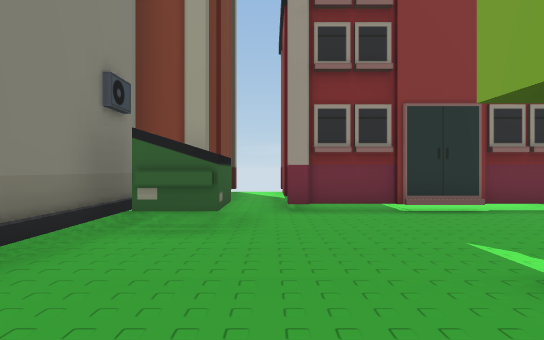
view 1 (above)

24 first-person views from a walk through a 3-D level made in the Unity game engine. The camera is 1.5 m above the floor, looks level and sees 75° across. The floor is counted in squares, 2 m on a side. Each view is taken from the middle of a square. On the plan, view 1 faces up. The plan holds only what a view shows up to about 11 squares ahead; the rest is blank. The place goes on beyond the plan. The player is left out.

view 2
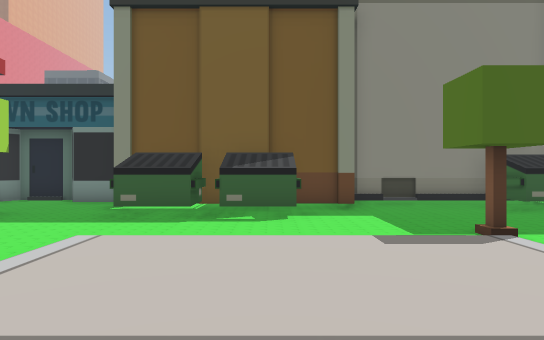

view 3
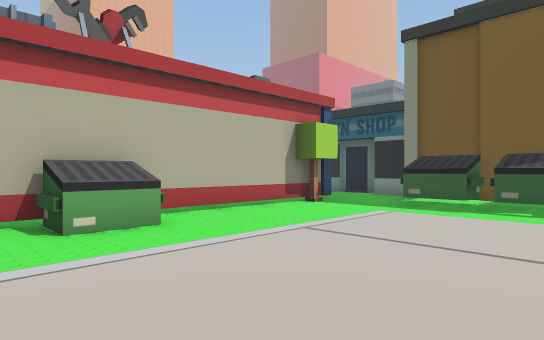

view 4
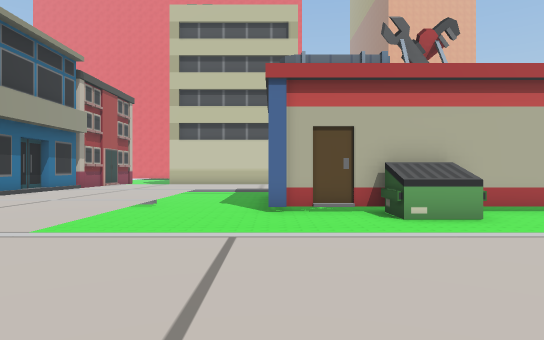

view 5
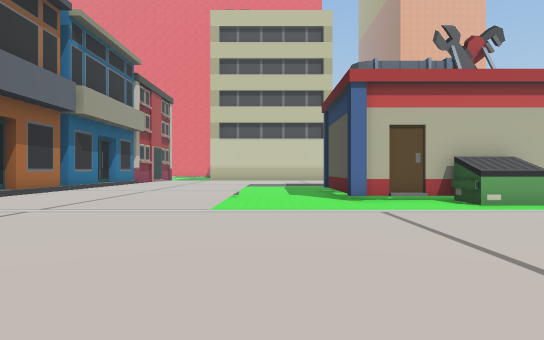

view 6
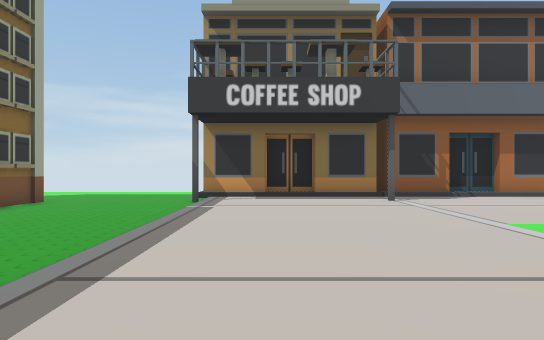

view 7
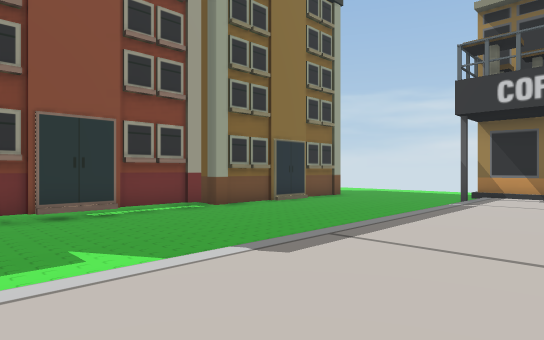

view 8
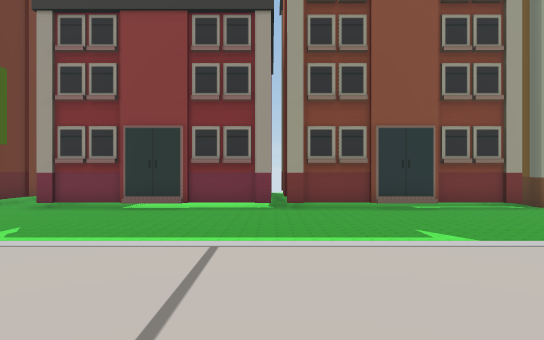

view 9
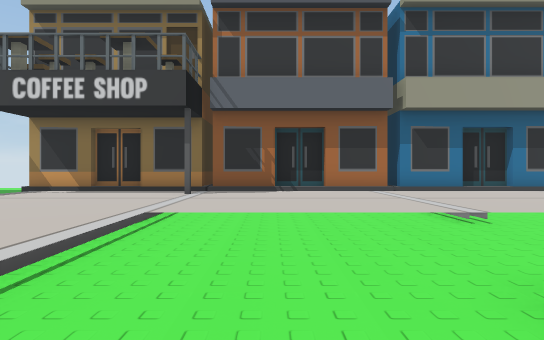

view 10
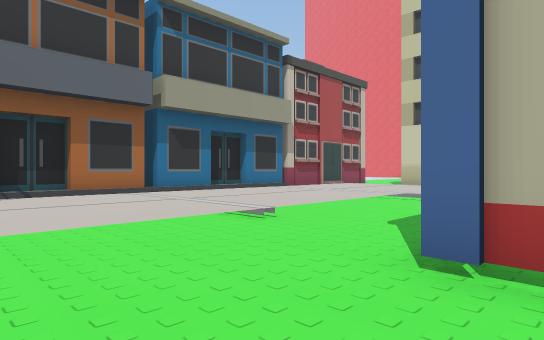

view 11
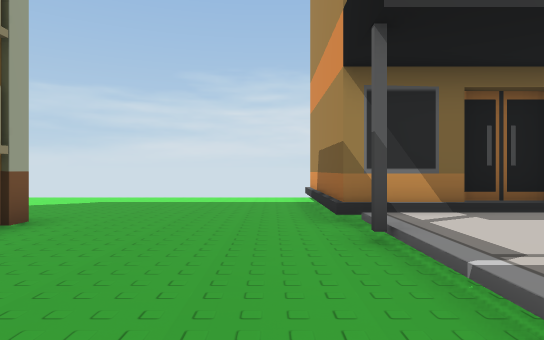

view 12
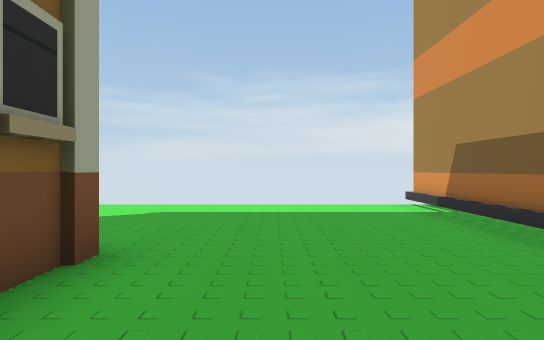

view 13
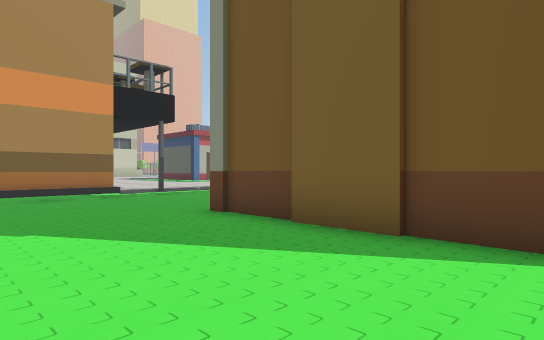

view 14
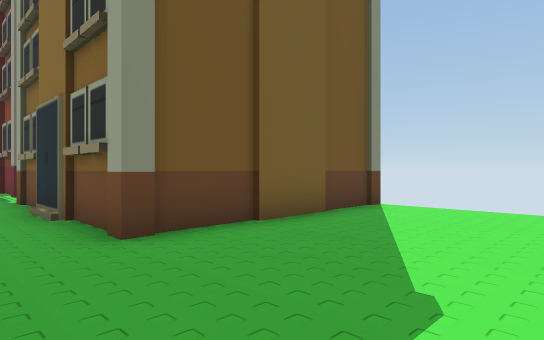

view 15
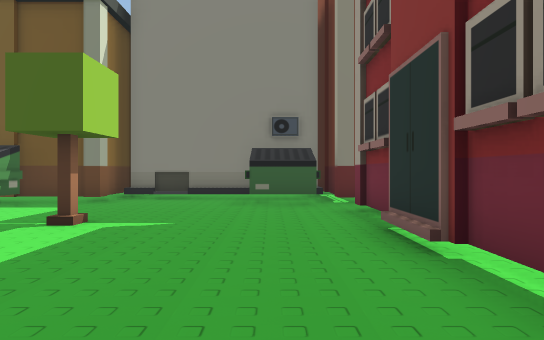

view 16
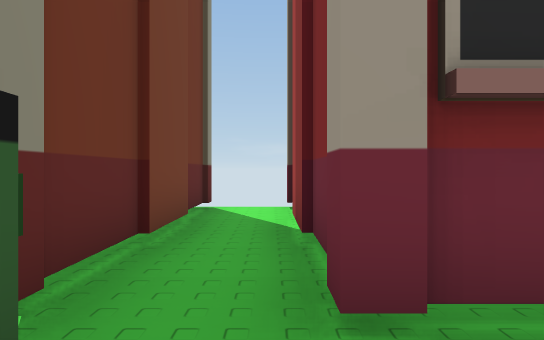

view 17
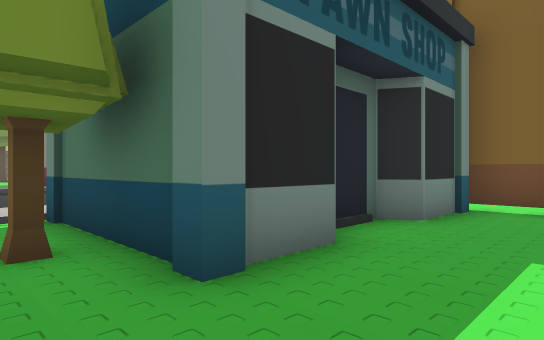

view 18
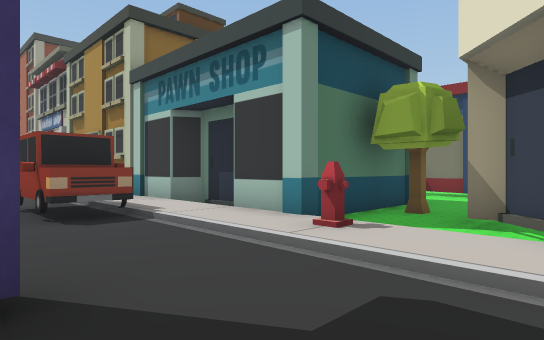

view 19
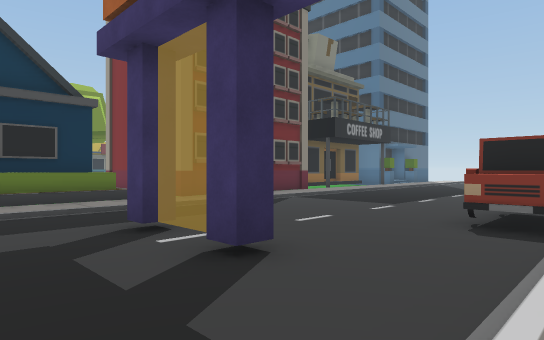

view 20
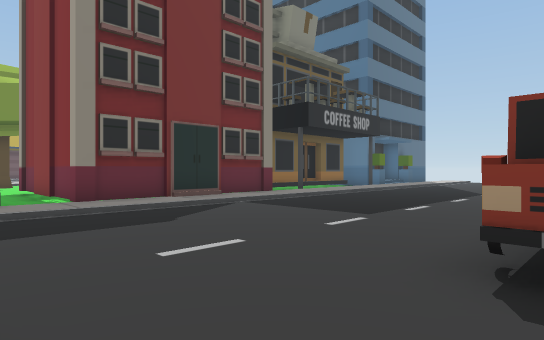

view 21
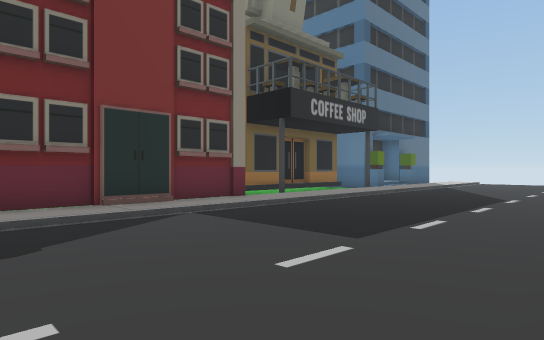

view 22
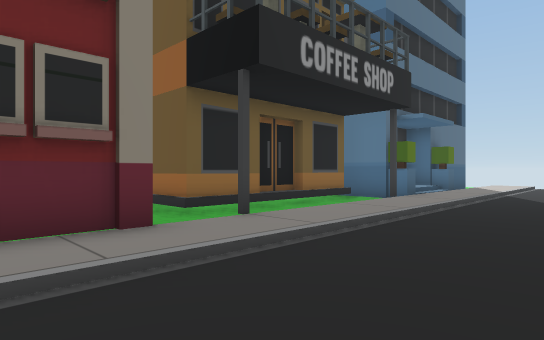

view 23
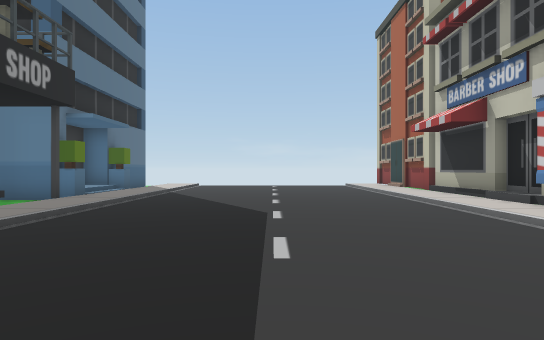

view 24
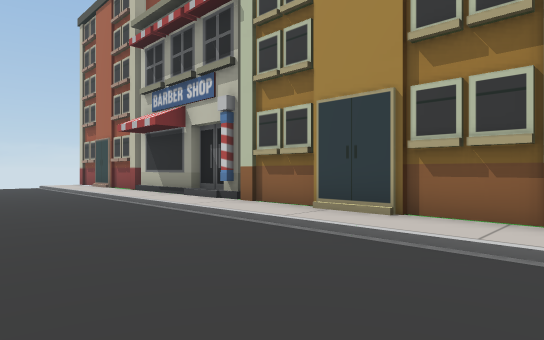

### Floor plan
Key: @ floor where view 1 was taken; # wall or solid block; x gap in a wall; . main floor; : floor 0.25 m higher than the main floor; / step, stairs or slope; ^ raised ledge; O other object.
Columns run from 20 left of view 1 to 23 right of it. Each row starts with its distance up from view 1.
 12                    ..                 #....
 11                    ..                 #...
 10                    ..                 #....
  9                    ..     #           #....
  8     :.    ..       ..     #          ##....
  7    O:.    ..:    ###.##O#####O########O....
  6    /:.......:/#  #.O.......................
  5    /:.......:/#  #.O.......................
  4  ##O:.......:/#  #.........................
  3  #./:.......//#  #.........................
  2  #./:.......//#  #....O...............######
  1  #./:.......:##  ##..../::::::::::::::##
  0  #./:.......:#    #.@../::::::::::::::^#
 -1 ##./:.......:#    #.O../::::::::::::::^#
 -2  ../:.......:O     .O../::::::::::::::##
 -3   .x:.......:#     .O../::::::::::::::##
 -4    #:.......:#   ##.O............/::::##
 -5    #:.......:#   #.............../::::##
 -6    O:......O:## ##........OO...../::::##
 -7    #:......O::###...#O#########../::::##
 -8    #:.....OO::###...          #../::::##
 -9  ../:.......:## ##..     O    #../::::##
-10  .OO:.......:#####..#   OO     ../::::##
-11  #OO:.......:/.O....#           ./::::/#
-12  ^ O:..###..:O.... .            ./::::##
-13  ^ O:.......://#                 :::: #
-14         ....:/#                  ::

Positions as (right, up) in squares from view 1, and headings:
1: (0, 0), facing up
2: (7, -1), facing left
3: (9, 0), facing down-left
4: (10, 1), facing down
5: (12, 2), facing down
6: (8, 0), facing right
7: (7, -1), facing up-right
8: (6, -2), facing up
9: (8, -5), facing right
10: (9, -4), facing down-right
11: (13, 3), facing right
12: (15, 5), facing right
13: (22, 12), facing down-left
14: (22, 5), facing up-left
15: (7, 5), facing left
16: (0, 5), facing up
17: (-1, -12), facing up-left
18: (-11, -14), facing up-right
19: (-8, -14), facing up-left
20: (-9, -11), facing up-left
21: (-10, -9), facing up-left
22: (-13, -5), facing up-left
23: (-12, -5), facing up
24: (-12, -5), facing up-right
